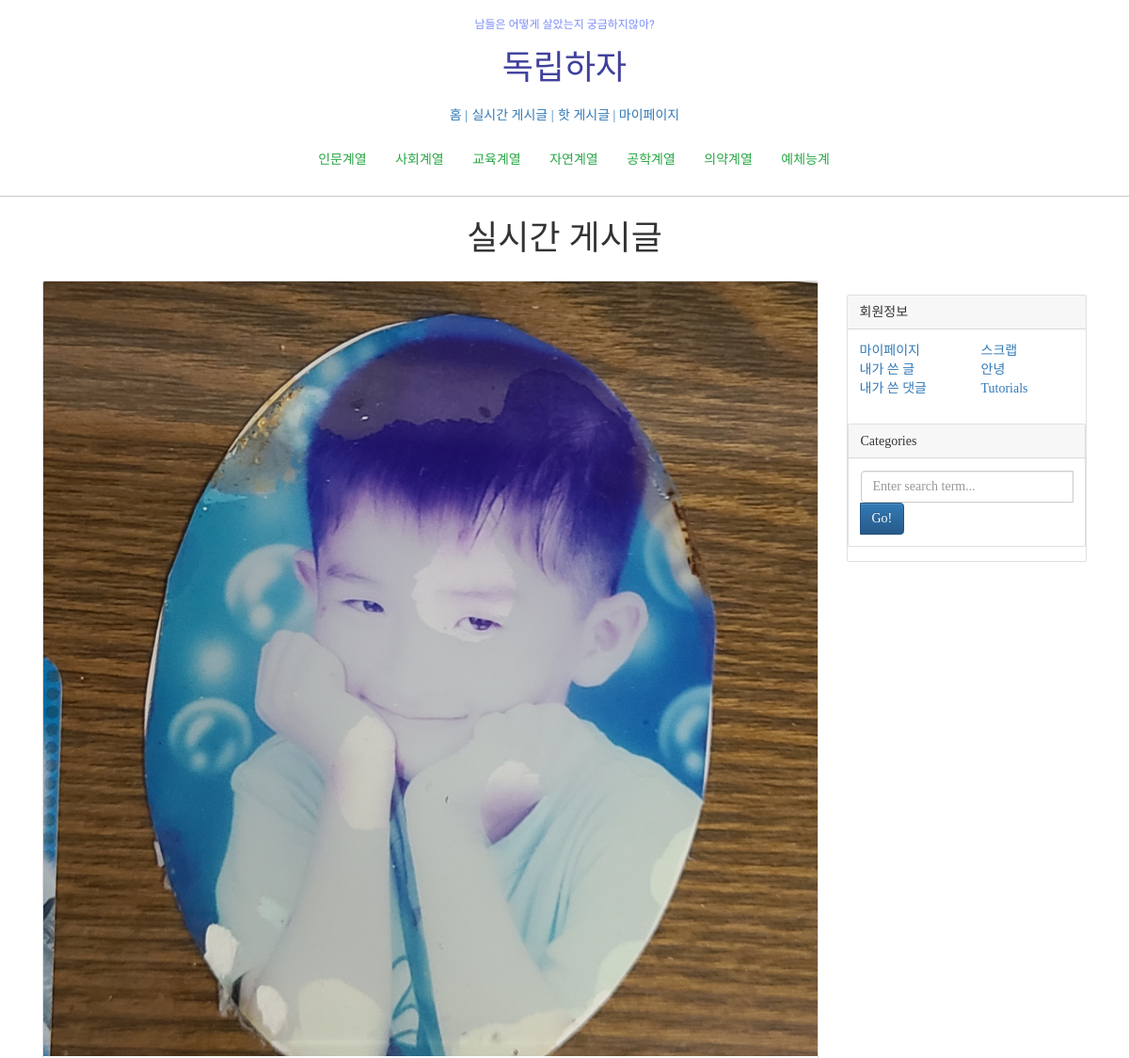
/blog/ (upper part), run on an earlier commit of the app's database.
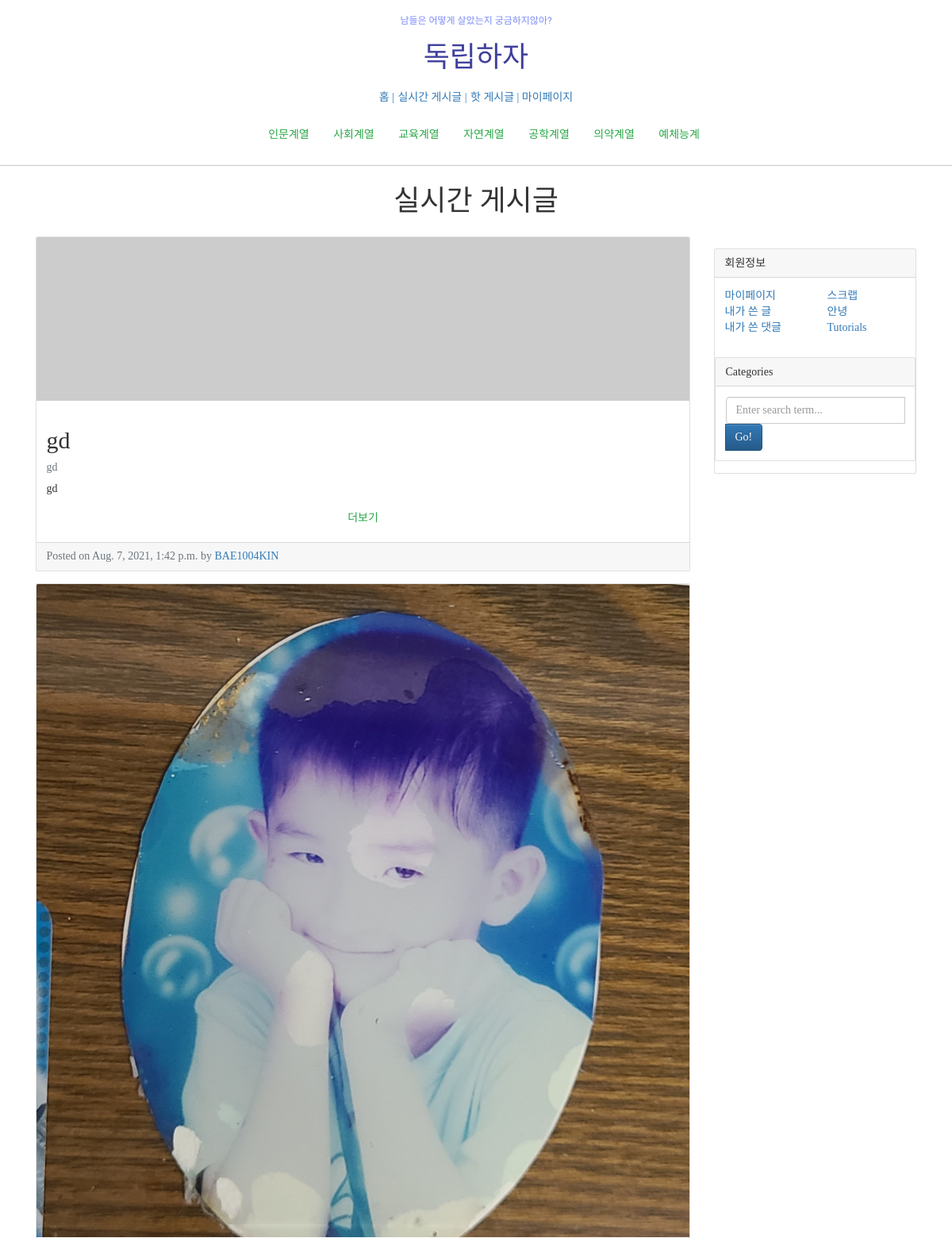
And on a later commit of the database.
### blog/models.py (models this page shows, shortened)
class Post(models.Model):
    title = models.CharField(max_length=30)
    hook_text =models.CharField(max_length=100, blank=True)
    content = models.TextField()
    head_image=models.ImageField(upload_to='blog/images/%Y/%m/%d/', blank=True)
    file_upload = models.FileField(upload_to='blog/files/%Y/%m/%d/', blank=True)
    created_at = models.DateTimeField(auto_now=True)
    updated_at = models.DateTimeField(auto_now=True)
    author = models.ForeignKey(User, null=True, on_delete=models.SET_NULL)
    def __str__(self):
        return f'[{self.pk}]{self.title} :: {self.author}'
    def get_absolute_url(self):
        return f'/blog/{self.pk}/'

### blog/views.py (the view)
# urls.py: path('', views.PostList.as_view()),
class PostList(ListView):
    model =Post
    ordering = '-pk'

### blog/templates/blog/post_list.html
 {% extends 'blog/base.html' %} {% block mainarea %}
<div style="text-align:center; font-family: 'Do Hyeon', sans-serif;">
    <h1 style="margin: 2.5rem;">실시간 게시글</h1>
</div>
<div class="container my-3">
    <div class="row">
        <div class="col-md-8 col-lg-9">
            {% for p in post_list %}
            <div class="card mb-4">
                {% if p.head_image %}
                <img class="card-img-top" src="{{p.head_image.url}}" alt="{{ p }} head image"> {% else %}
                <img class="card-img-top" src="https://picsum.photos/seed/{{p.id}}/800/200" alt="randomimage"> {% endif %}
                <div class="card-body">
                    <h2>{{p.title}}</h2>
                    {% if p.hook_text%}
                    <h5 class="text-muted">{{p.hook_text}}</h5>
                    {% endif %}
                    <p class="card-text">{{p.content | truncatewords:45}}</p>
                    <div style="text-align: center;">
                        <a href="{{p.get_absolute_url}}" class="btn btn-outline-success my-2 my-sm-0" style="text-align: center;">더보기</a>
                    </div>
                </div>
                <div class="card-footer text-muted">
                    Posted on {{p.created_at}} by
                    <a href="#">{{ p.author | upper }}</a>
                </div>
            </div>
            {% endfor %}
        </div>
        <div class="col-md-4 col-lg-3">
            <div class="card my-4">
                <div class="card-header">회원정보</div>
                <div class="card-body">
                    <div class="row">
                        <div class="col-sm-6">
                            <ul class="list-unstyled mb-0">
                                <li><a href="#!">마이페이지</a></li>
                                <li><a href="#!">내가 쓴 글</a></li>
                                <li><a href="#!">내가 쓴 댓글</a></li>
                            </ul>
                        </div>
                        <div class="col-sm-6">
                            <ul class="list-unstyled mb-0">
                                <li><a href="#!">스크랩</a></li>
                                <li><a href="#!">안녕</a></li>
                                <li><a href="#!">Tutorials</a></li>
                            </ul>
                        </div>
                    </div>
                </div>
                <div class="card my-4">
                    <div class="card-header">Categories</div>
                    <div class="card-body">
                        <div class="input-group">
                            <input class="form-control" type="text" placeholder="Enter search term..." aria-label="Enter search term..." aria-describedby="button-search" />
                            <button class="btn btn-primary" id="button-search" type="button">Go!</button>
                        </div>
                    </div>
                </div>
            </div>
        </div>
    </div>
    {% endblock %}

### blog/templates/blog/base.html (shortened to what this page needs)
<!DOCTYPE html> {% load static %}
<html lang="ko">
<head>
    {% include 'blog/head_style.html' %}
</head>
<body style="font-family: 'NanumSquareR';">
    {% include 'blog/header.html' %} {% include 'blog/nav.html' %}
    <hr> {% block mainarea %} {% endblock %}
</body>
</html>

### blog/templates/blog/head_style.html (shortened to what this page needs)
{% load static %}
<link rel="stylesheet" href="{% static '/blog/bootstrap/bootstrap.min.css' %}" media="screen">
<link href="https://cdn.jsdelivr.net/npm/bootstrap@5.0.2/dist/css/bootstrap.min.css" rel="stylesheet">
<link rel="stylesheet" type="text/css" href="{% static 'base.css' %}">
<link rel="stylesheet" href="{% static 'blog/bootstrap/bootstrap.min.css' %}" media="screen">
<link rel="stylesheet" href="https://maxcdn.bootstrapcdn.com/bootstrap/3.3.2/css/bootstrap.min.css">
<link rel="stylesheet" href="https://maxcdn.bootstrapcdn.com/bootstrap/3.3.2/css/bootstrap-theme.min.css">

### blog/templates/blog/header.html
<div style="text-align: center; margin: 2rem 0; ">
    <div style="text-align: center; margin: 2rem 0; ">
        <div style="font-family: 'Do Hyeon', sans-serif; ">
            <span><h6 style="color: rgb(122, 139, 248);">남들은 어떻게 살았는지 궁금하지않아?</h6> </span>
            <h1 style="color: rgb(64, 64, 157)">독립하자</h1>
        </div>
    </div>
</div>

### blog/templates/blog/nav.html
<div style="text-align: center; margin: 2rem 0; ">
    <div>
        <span><a href="/">홈 | </a> </span>
        <span><a href="/blog/" style="margin:5rem .1rem;"> 실시간 게시글 |  </a></span>
        <span><a href="/blog/"> 핫 게시글 |</a></span>
        <span><a href="/about_me/">마이페이지</a> </span>
    </div>
</div>
<nav>
    <div id="but">
        <ul>
            <button id="btn2" class="btn btn-outline-success my-2 my-sm-0" onclick="location.href='1.html' ">인문계열</button>
            <button id="btn2" class="btn btn-outline-success my-2 my-sm-0" onclick="location.href='2.html' ">사회계열</button>
            <button id="btn3" class="btn btn-outline-success my-2 my-sm-0" onclick="location.href='3.html' ">교육계열</button>
            <button id="btn4" class="btn btn-outline-success my-2 my-sm-0" onclick="location.href='4.html' ">자연계열</button>
            <button id="btn5" class="btn btn-outline-success my-2 my-sm-0" onclick="location.href='5.html' ">공학계열</button>
            <button id="btn6" class="btn btn-outline-success my-2 my-sm-0" onclick="location.href='6.html' ">의약계열</button>
            <button id="btn7" class="btn btn-outline-success my-2 my-sm-0" onclick="location.href='7.html' ">예체능계</button>
        </ul>
    </div>
</nav>

### blog/static/base.css (style rules this page uses)
a { text-decoration: none; }
#but { background-color: rgb(255, 255, 255); font-size: large; text-align: center; }

What changed in the data, as far as the page shows it:
added Post: title "gd", hook_text "gd", content "gd", created_at "Aug. 7, 2021, 1:42 p.m.", author "BAE1004KIN"
